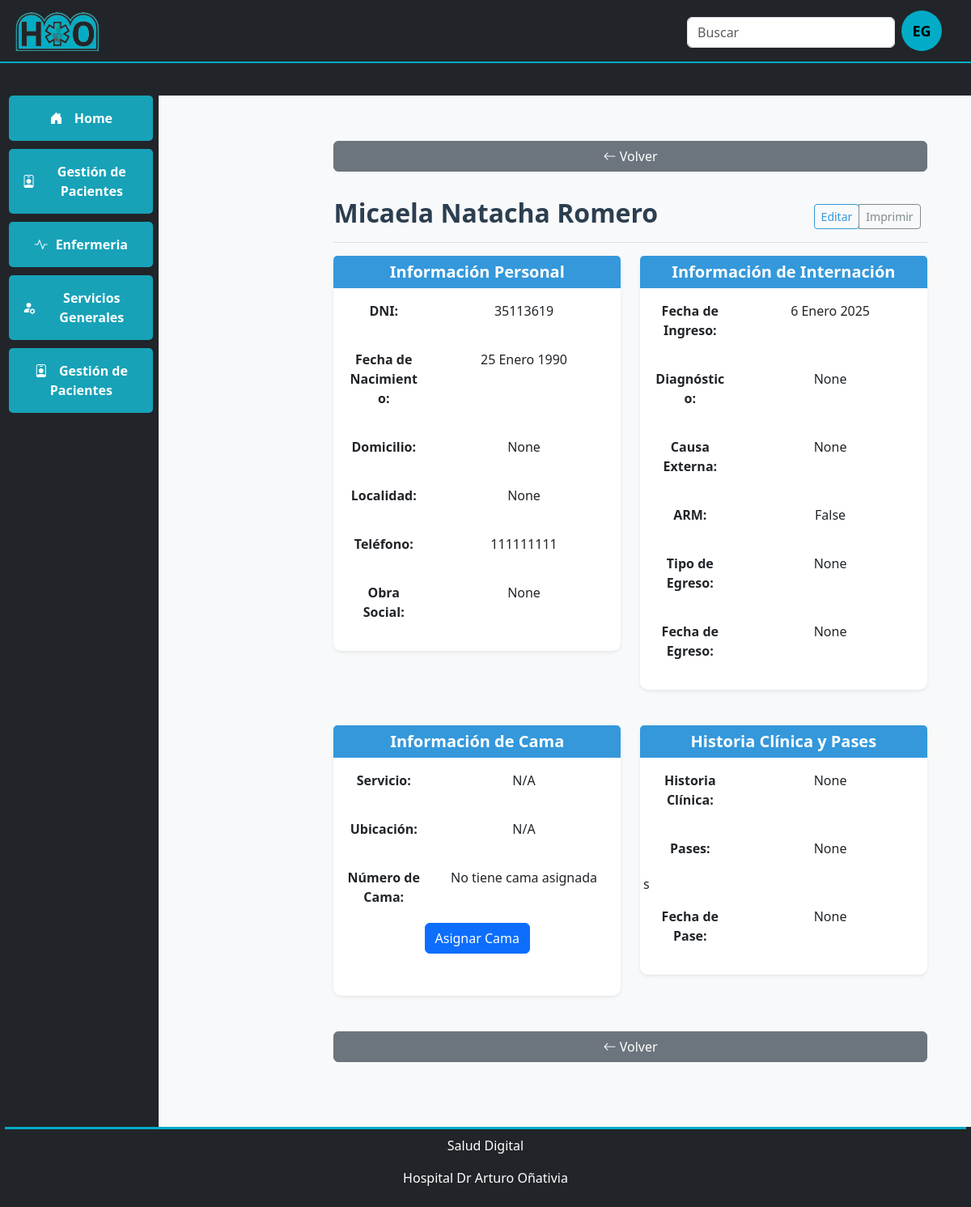
Page /detallepaciente/1/ on the earlier database version.
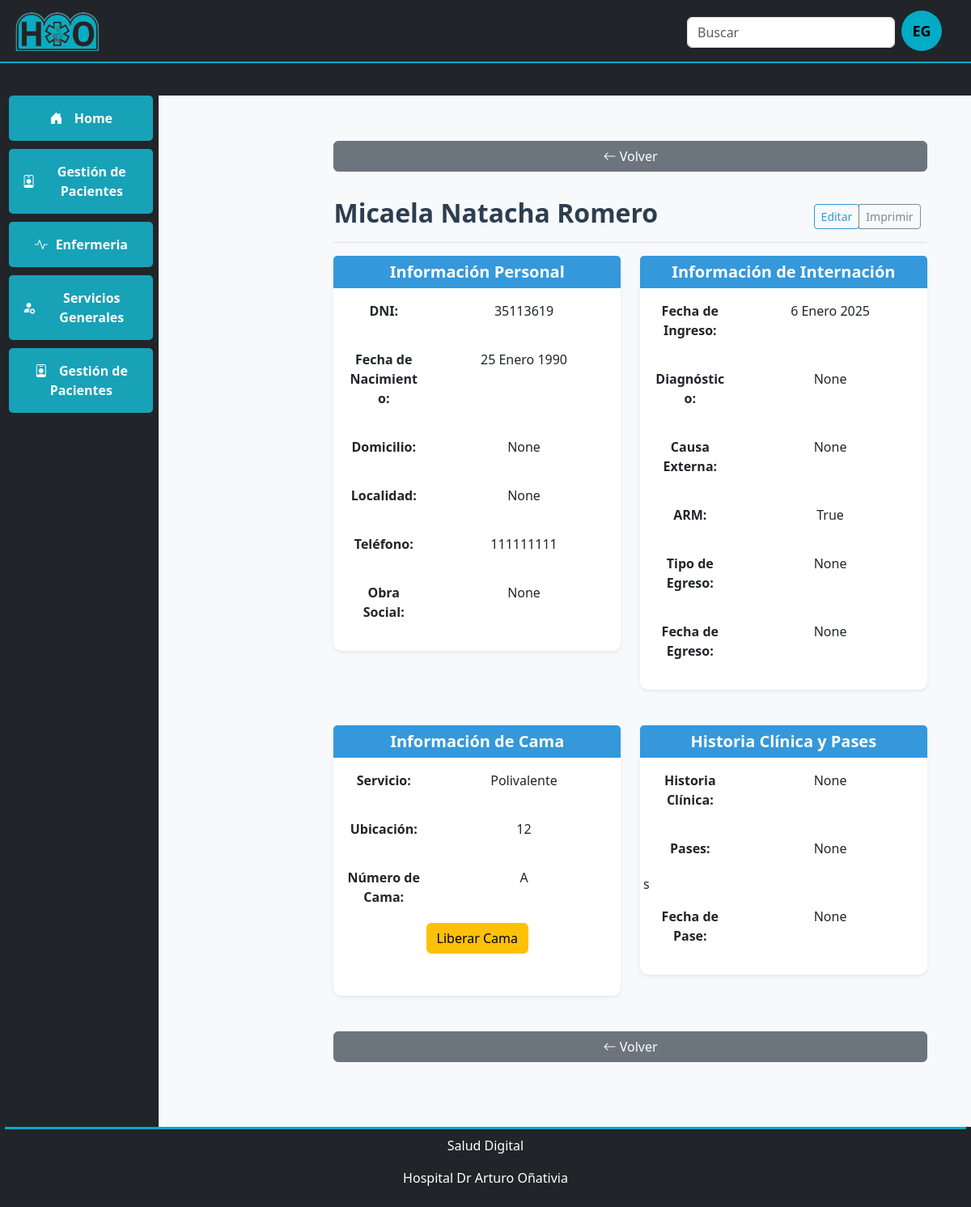
Same page on the later database version.
### pacientes/models.py (models this page shows, shortened)
class Paciente(models.Model):
    nombre_completo = models.CharField(max_length=255, null=True, blank=True)
    dni = models.CharField(max_length=15, unique=True)
    fecha_nacimiento = models.DateField()
    domicilio = models.CharField(max_length=255, null=True, blank=True)
    localidad = models.CharField(max_length=100, null=True, blank=True)
    telefono = models.CharField(max_length=20)
    obra_social = models.CharField(max_length=100, null=True, blank=True)
    fecha_ingreso = models.DateField(default=timezone.now)
    diagnostico = models.CharField(max_length=255, null=True, blank=True)
    causa_externa = models.CharField(max_length=255, null=True, blank=True)  # Solo para pediatría/guardia
    arm = models.BooleanField(default=False)  # Si necesita asistencia respiratoria
    tipo_egreso = models.CharField(max_length=50, null=True, blank=True)  # Alta, Derivado, etc.
    fecha_egreso = models.DateField(null=True, blank=True)
    nombre_tutor = models.CharField(max_length=255, null=True, blank=True)
    dni_tutor = models.CharField(max_length=15, null=True, blank=True)
    historia_clinica = models.CharField(max_length=50, null=True, blank=True)
    pases = models.CharField(max_length=255, null=True, blank=True)  # Detalle de los pases
    fecha_pase = models.DateField(null=True, blank=True)
    @property
    def cama_actual(self):
        paciente_cama = self.pacientecama_set.filter(fecha_liberacion__isnull=True).first()
        return paciente_cama.cama if paciente_cama else None
    def obtener_info_cama(self):
        cama = self.cama_actual
        if cama:
            return {
                "servicio": cama.ubicacion.servicio.nombre,
                "ubicacion": cama.ubicacion.nombre,
                "numero": cama.numero
            }
        else:
            return {
                "servicio": "N/A",
                "ubicacion": "N/A",
                "numero": "No tiene cama asignada"
            }

### gestioncamas/models.py (models this page shows, shortened)
class PacienteCama(models.Model):
    paciente = models.ForeignKey(
        Paciente, on_delete=models.SET_NULL, null=True, blank=True
    )
    cama = models.ForeignKey(Cama, on_delete=models.CASCADE)
    fecha_asignacion = models.DateTimeField(default=timezone.now)
    fecha_liberacion = models.DateTimeField(null=True, blank=True)

class Cama(models.Model):
    ESTADO_CHOICES = [
        ("LIBRE", "Libre"),
        ("OCUPADA", "Ocupada"),
        ("RESERVADA", "Reservada"),
        ("EN_REFACCION", "En Refacción"),
        ("FUERA_DE_SERVICIO", "Fuera de Servicio"),
    ]
    ubicacion = models.ForeignKey(Ubicacion, on_delete=models.CASCADE)
    numero = models.CharField(max_length=20)
    estado = models.CharField(choices=ESTADO_CHOICES, max_length=20)
    notas = models.TextField(blank=True)
    ultima_actualizacion = models.DateTimeField(auto_now=True)
    ultima_limpieza = models.DateTimeField(null=True, blank=True)
    activo = models.BooleanField(default=True)
    created_at = models.DateTimeField(auto_now_add=True)
    updated_at = models.DateTimeField(auto_now=True)

class Ubicacion(models.Model):
    TIPO_CHOICES = [("HABITACION", "Habitación"), ("AREA", "Área")]
    servicio = models.ForeignKey(Servicio, on_delete=models.CASCADE)
    nombre = models.CharField(max_length=100)
    tipo = models.CharField(choices=TIPO_CHOICES, max_length=10)
    capacidad = models.IntegerField()
    notas = models.TextField(blank=True)
    activo = models.BooleanField(default=True)
    created_at = models.DateTimeField(auto_now_add=True)
    updated_at = models.DateTimeField(auto_now=True)

class Servicio(models.Model):
    nombre = models.CharField(max_length=100)
    descripcion = models.TextField()
    color_identificativo = models.CharField(max_length=7)
    orden_visualizacion = models.IntegerField()
    capacidad_total = models.IntegerField()
    nivel_alerta_ocupacion = models.IntegerField()
    activo = models.BooleanField(default=True)
    created_at = models.DateTimeField(auto_now_add=True)
    updated_at = models.DateTimeField(auto_now=True)

### pacientes/views.py (the view)
# urls.py: path('detallepaciente/<int:id>/', views.detallepaciente, name='detallepaciente'),
def detallepaciente(request, id):
    paciente = Paciente.objects.get(pk=id)
    return render(request, "detallepaciente.html", {"paciente": paciente})

### pacientes/templates/detallepaciente.html (shortened to what this page needs)
{% extends "base.html"%}
{% block main_content %}
</head>
<body>
<div class="container-fluid">
    <main class="col-md-10 ms-sm-auto px-md-4">
    <a href="javascript:history.back()" class="btn btn-secondary mb-3">
        <i class="bi bi-arrow-left"></i> Volver
    </a>
        <div class="d-flex justify-content-between flex-wrap flex-md-nowrap align-items-center pt-3 pb-2 mb-3 border-bottom">
            <h1 class="h2">{{paciente.nombre_completo}}</h1>
            <div class="btn-toolbar mb-2 mb-md-0">
                <div class="btn-group me-2">
                    <a href="{% url 'pacientes:editarpaciente' paciente.id %}">
                        <button type="button" class="btn btn-sm btn-outline-primary">
                             Editar
                        </button>
                    </a>
                    <button type="button" class="btn btn-sm btn-outline-secondary"> Imprimir</button>
                </div>
            </div>
        </div>
        <div class="row">
            <div class="col-md-6">
                <div class="card mb-4 shadow-sm">
                    <div class="card-header">
                        <h5 class="card-title mb-0">Información Personal</h5>
                    </div>
                    <div class="card-body">
                        <div class="row mb-3">
                            <div class="col-sm-4"><strong>DNI:</strong></div>
                            <div class="col-sm-8">{{ paciente.dni }}</div>
                        </div>
                        <div class="row mb-3">
                            <div class="col-sm-4"><strong>Fecha de Nacimiento:</strong></div>
                            <div class="col-sm-8">{{ paciente.fecha_nacimiento }}</div>
                        </div>
                        <div class="row mb-3">
                            <div class="col-sm-4"><strong>Domicilio:</strong></div>
                            <div class="col-sm-8">{{ paciente.domicilio }}</div>
                        </div>
                        <div class="row mb-3">
                            <div class="col-sm-4"><strong>Localidad:</strong></div>
                            <div class="col-sm-8">{{ paciente.localidad }}</div>
                        </div>
                        <div class="row mb-3">
                            <div class="col-sm-4"><strong>Teléfono:</strong></div>
                            <div class="col-sm-8">{{ paciente.telefono }}</div>
                        </div>
                        <div class="row">
                            <div class="col-sm-4"><strong>Obra Social:</strong></div>
                            <div class="col-sm-8">{{ paciente.obra_social }}</div>
                        </div>
                    </div>
                </div>
            </div>
            <div class="col-md-6">
                <div class="card mb-4 shadow-sm">
                    <div class="card-header">
                        <h5 class="card-title mb-0">Información de Internación</h5>
                    </div>
                    <div class="card-body">
                        <div class="row mb-3">
                            <div class="col-sm-4"><strong>Fecha de Ingreso:</strong></div>
                            <div class="col-sm-8">{{ paciente.fecha_ingreso }}</div>
                        </div>
                        <div class="row mb-3">
                            <div class="col-sm-4"><strong>Diagnóstico:</strong></div>
                            <div class="col-sm-8">{{ paciente.diagnostico }}</div>
                        </div>
                        <div class="row mb-3">
                            <div class="col-sm-4"><strong>Causa Externa:</strong></div>
                            <div class="col-sm-8">{{ paciente.causa_externa }}</div>
                        </div>
                        <div class="row mb-3">
                            <div class="col-sm-4"><strong>ARM:</strong></div>
                            <div class="col-sm-8">{{ paciente.arm }}</div>
                        </div>
                        <div class="row mb-3">
                            <div class="col-sm-4"><strong>Tipo de Egreso:</strong></div>
                            <div class="col-sm-8">  {{ paciente.tipo_egreso }}</div>
                        </div>
                        <div class="row">
                            <div class="col-sm-4"><strong>Fecha de Egreso:</strong></div>
                            <div class="col-sm-8">  {{ paciente.fecha_egreso }}</div>
                        </div>
                    </div>
                </div>
            </div>
        </div>
        <div class="row">
            <div class="col-md-6">
                <div class="card mb-4 shadow-sm">
                    <div class="card-header">
                        <h5 class="card-title mb-0">Información de Cama</h5>
                    </div>
                    <div class="card-body">
                        <div class="row mb-3">
                            <div class="col-sm-4"><strong>Servicio:</strong></div>
                            <div class="col-sm-8">{{ paciente.obtener_info_cama.servicio}}</div>
                        </div>
                        <div class="row mb-3">
                            <div class="col-sm-4"><strong>Ubicación:</strong></div>
                            <div class="col-sm-8">{{ paciente.obtener_info_cama.ubicacion }}</div>
                        </div>
                        <div class="row">
                            <div class="col-sm-4"><strong>Número de Cama:</strong></div>
                            <div class="col-sm-8">{{ paciente.obtener_info_cama.numero }}</div>
                        </div>
                        <div class="row mb-3">
                            <div class="col-12">
                                {% if not paciente.cama_actual%}
                                <a href="{% url 'gestioncamas:asignar_cama' paciente.id %}" class="btn btn-primary">
                                    Asignar Cama
                                </a>
                                {% else %}
                                 <a href="{% url 'gestioncamas:liberar_cama' paciente.id %}" class="btn btn-warning">
                                     Liberar Cama
                                </a>
                                {% endif%}
                            </div>
                        </div>
                    </div>
                </div>
            </div>
            <div class="col-md-6">
                <div class="card mb-4 shadow-sm">
                    <div class="card-header">
                        <h5 class="card-title mb-0">Historia Clínica y Pases</h5>
                    </div>
                    <div class="card-body">
                        <div class="row mb-3">
                            <div class="col-sm-4"><strong>Historia Clínica:</strong></div>
                            <div class="col-sm-8">{{ paciente.historia_clinica }}</div>
                        </div>
                        <div class="row mb-3">
                            <div class="col-sm-4"><strong>Pases:</strong></div>
                            <div class="col-sm-8">{{ paciente.pases }}</div>s
                        </div>
                        <div class="row">
                            <div class="col-sm-4"><strong>Fecha de Pase:</strong></div>
                            <div class="col-sm-8">{{ paciente.fecha_pase }}</div>
                        </div>
                    </div>
                </div>
            </div>
        </div>
        <a href="javascript:history.back()" class="btn btn-secondary mb-3">
            <i class="bi bi-arrow-left"></i> Volver
        </a>
    </main>
</div>
</div>
{% endblock%}

### templates/base.html (shortened to what this page needs)
{% load static %}
<!DOCTYPE html>
<html lang="en">
  <head>
    <link
      href="https://cdn.jsdelivr.net/npm/bootstrap@5.3.3/dist/css/bootstrap.min.css"
      rel="stylesheet"
    />
    <link
      rel="stylesheet"
      href="https://cdn.jsdelivr.net/npm/bootstrap-icons@1.11.3/font/bootstrap-icons.min.css"
    />
    <link rel="stylesheet" href="{% static 'css/style.css' %}" />
  </head>
  <body class="bg-dark">
    <nav
      class="navbar navbar-dark bg-dark navbar-expand-lg fixed-top custom-border-bottom mr-1"
    >
      <div class="container-fluid">
        <a class="navbar-brand" href="#"
          ><img
            src="{% static 'imagenes/icono.png' %}"
            alt=""
            size="100"
            height="50"
        /></a>
        <div
          class="offcanvas offcanvas-end text-bg-dark"
          tabindex="-1"
          id="offcanvasDarkNavbar"
          aria-labelledby="offcanvasDarkNavbarLabel"
        >
          <div class="offcanvas-body">
            <ul class="navbar-nav justify-content-end flex-grow-1 pe-3">
              <li>
                <form class="d-flex" role="search">
                  <input
                    class="form-control mt-2 mr-2 d-none d-lg-block"
                    type="search"
                    placeholder="Buscar"
                    aria-label="Search"
                  />
                </form>
              </li>
              <li class="nav-item mx-lg-2 d-lg-block d-none">
                <div class="user-circle">
                  <span id="userInitials" class="user-initials">EG</span>
                </div>
              </li>
            </ul>
          </div>
        </div>
      </div>
    </nav>
    <main class="main-content">
      <div class="row max-expanded-width mg-auto flex-grow">
        <div
          class="menu col-sm-3 col-lg-2 bg-dark d-none d-sm-block text-center align-items-center"
        >
          <div class="box align-items-center justify-content-center">
            <a
              href="{% url 'home' %}"
              class="text-decoration-none text-white w-100"
            >
              <i class="bi bi-house-door-fill"></i> Home
            </a>
          </div>
          <div
            class="box align-items-center justify-content-center"
            id="Servicios"
            onclick="submenu('subServicios')"
          >
            <i class="bi bi-person-badge"></i> Gestión de Pacientes
          </div>
          <div
            class="box align-items-center justify-content-center w-100"
            id="Enfermeria"
            onclick="submenu('subEnfermeria')"
          >
            <i class="bi bi-activity"></i> Enfermeria
          </div>
          <div
            class="box align-items-center justify-content-center w-100"
            id="serviciosGenerales"
            onclick="submenu('subServiciosGenerales')"
          >
            <i class="bi bi-person-fill-gear"></i> Servicios Generales
          </div>
          <div class="box align-items-center justify-content-center w-100">
            <a href="" class="text-decoration-none text-white">
              <i class="bi bi-person-badge"></i> Gestión de Pacientes
            </a>
          </div>
        </div>
        <div
          class="contenido-principal col-sm-9 col-lg-10 bg-light align-items-center"
        >
          <div class="row max-expanded-width mg-auto flex-grow text-center">
            <div class="container p-4">
              {% block main_content %} {% endblock %}
            </div>
          </div>
        </div>
    </main>
    <footer class="bg-dark text-center">
      <div class="text-white">
        <p>Salud Digital</p>
        <p>Hospital Dr Arturo Oñativia</p>
      </div>
    </footer>
  </body>
</html>

Differences in the rows shown:
changed Paciente "Micaela Natacha Romero": arm "False" → "True"; obtener_info_cama.servicio "N/A" → "Polivalente"; obtener_info_cama.ubicacion "N/A" → "12"; obtener_info_cama.numero "No tiene cama asignada" → "A"
Other differences:
text no longer shown: "Asignar Cama"
text now shown: "Liberar Cama"
